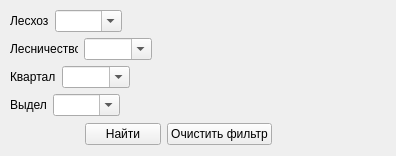
<?xml version="1.0" encoding="UTF-8"?>
<ui version="4.0">
 <class>Form</class>
 <widget class="QWidget" name="Form">
  <property name="geometry">
   <rect>
    <x>0</x>
    <y>0</y>
    <width>396</width>
    <height>156</height>
   </rect>
  </property>
  <property name="minimumSize">
   <size>
    <width>396</width>
    <height>0</height>
   </size>
  </property>
  <property name="maximumSize">
   <size>
    <width>396</width>
    <height>16777215</height>
   </size>
  </property>
  <property name="windowTitle">
   <string>Form</string>
  </property>
  <widget class="QWidget" name="layoutWidget_5">
   <property name="geometry">
    <rect>
     <x>10</x>
     <y>122</y>
     <width>262</width>
     <height>25</height>
    </rect>
   </property>
   <layout class="QHBoxLayout" name="horizontalLayout_8">
    <item>
     <spacer name="horizontalSpacer_3">
      <property name="orientation">
       <enum>Qt::Horizontal</enum>
      </property>
      <property name="sizeType">
       <enum>QSizePolicy::Fixed</enum>
      </property>
      <property name="sizeHint" stdset="0">
       <size>
        <width>75</width>
        <height>20</height>
       </size>
      </property>
     </spacer>
    </item>
    <item>
     <widget class="QPushButton" name="zoomTo_PushButton">
      <property name="minimumSize">
       <size>
        <width>64</width>
        <height>0</height>
       </size>
      </property>
      <property name="text">
       <string>Найти</string>
      </property>
     </widget>
    </item>
    <item>
     <widget class="QPushButton" name="clearFilter_pushButton">
      <property name="text">
       <string>Очистить фильтр</string>
      </property>
     </widget>
    </item>
   </layout>
  </widget>
  <widget class="QWidget" name="layoutWidget_4">
   <property name="geometry">
    <rect>
     <x>10</x>
     <y>94</y>
     <width>110</width>
     <height>22</height>
    </rect>
   </property>
   <layout class="QHBoxLayout" name="horizontalLayout_5">
    <item>
     <widget class="QLabel" name="vd_label">
      <property name="maximumSize">
       <size>
        <width>70</width>
        <height>16777215</height>
       </size>
      </property>
      <property name="text">
       <string>Выдел</string>
      </property>
     </widget>
    </item>
    <item>
     <widget class="QComboBox" name="vd_combobox">
      <property name="editable">
       <bool>true</bool>
      </property>
      <property name="insertPolicy">
       <enum>QComboBox::NoInsert</enum>
      </property>
     </widget>
    </item>
   </layout>
  </widget>
  <widget class="QWidget" name="layoutWidget">
   <property name="geometry">
    <rect>
     <x>10</x>
     <y>10</y>
     <width>112</width>
     <height>22</height>
    </rect>
   </property>
   <layout class="QHBoxLayout" name="horizontalLayout_2">
    <item>
     <widget class="QLabel" name="leshoz_label">
      <property name="enabled">
       <bool>true</bool>
      </property>
      <property name="maximumSize">
       <size>
        <width>70</width>
        <height>30</height>
       </size>
      </property>
      <property name="text">
       <string>Лесхоз</string>
      </property>
     </widget>
    </item>
    <item>
     <widget class="QComboBox" name="leshoz_combobox">
      <property name="editable">
       <bool>true</bool>
      </property>
      <property name="insertPolicy">
       <enum>QComboBox::NoInsert</enum>
      </property>
     </widget>
    </item>
   </layout>
   <zorder>leshoz_label</zorder>
   <zorder>leshoz_combobox</zorder>
  </widget>
  <widget class="QWidget" name="layoutWidget_2">
   <property name="geometry">
    <rect>
     <x>10</x>
     <y>38</y>
     <width>142</width>
     <height>22</height>
    </rect>
   </property>
   <layout class="QHBoxLayout" name="horizontalLayout_3">
    <item>
     <widget class="QLabel" name="lch_label">
      <property name="maximumSize">
       <size>
        <width>70</width>
        <height>16777215</height>
       </size>
      </property>
      <property name="text">
       <string>Лесничество</string>
      </property>
     </widget>
    </item>
    <item>
     <widget class="QComboBox" name="lch_combobox">
      <property name="editable">
       <bool>true</bool>
      </property>
      <property name="insertPolicy">
       <enum>QComboBox::NoInsert</enum>
      </property>
     </widget>
    </item>
   </layout>
  </widget>
  <widget class="QWidget" name="layoutWidget_3">
   <property name="geometry">
    <rect>
     <x>10</x>
     <y>66</y>
     <width>120</width>
     <height>22</height>
    </rect>
   </property>
   <layout class="QHBoxLayout" name="horizontalLayout_4">
    <item>
     <widget class="QLabel" name="kv_label">
      <property name="maximumSize">
       <size>
        <width>70</width>
        <height>16777215</height>
       </size>
      </property>
      <property name="text">
       <string>Квартал</string>
      </property>
     </widget>
    </item>
    <item>
     <widget class="QComboBox" name="kv_combobox">
      <property name="editable">
       <bool>true</bool>
      </property>
      <property name="insertPolicy">
       <enum>QComboBox::NoInsert</enum>
      </property>
     </widget>
    </item>
   </layout>
  </widget>
 </widget>
 <resources/>
 <connections/>
</ui>
